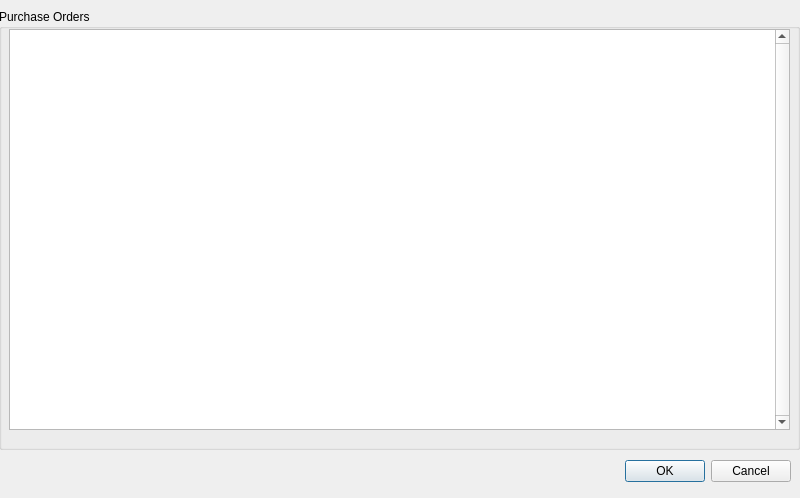
<?xml version="1.0" encoding="UTF-8"?>
<ui version="4.0">
 <class>purchaseOrdersDialog</class>
 <widget class="QDialog" name="purchaseOrdersDialog">
  <property name="geometry">
   <rect>
    <x>0</x>
    <y>0</y>
    <width>800</width>
    <height>498</height>
   </rect>
  </property>
  <property name="windowTitle">
   <string>Open Purchase Order</string>
  </property>
  <property name="windowIcon">
   <iconset resource="resources.qrc">
    <normaloff>:/podbicon.png</normaloff>:/podbicon.png</iconset>
  </property>
  <widget class="QDialogButtonBox" name="buttonBox">
   <property name="geometry">
    <rect>
     <x>450</x>
     <y>455</y>
     <width>341</width>
     <height>32</height>
    </rect>
   </property>
   <property name="orientation">
    <enum>Qt::Horizontal</enum>
   </property>
   <property name="standardButtons">
    <set>QDialogButtonBox::Cancel|QDialogButtonBox::Ok</set>
   </property>
  </widget>
  <widget class="QGroupBox" name="purchaseOrdersGroupBox">
   <property name="geometry">
    <rect>
     <x>-1</x>
     <y>9</y>
     <width>801</width>
     <height>441</height>
    </rect>
   </property>
   <property name="title">
    <string>Purchase Orders</string>
   </property>
   <widget class="QTableView" name="tableView">
    <property name="geometry">
     <rect>
      <x>10</x>
      <y>20</y>
      <width>781</width>
      <height>401</height>
     </rect>
    </property>
    <property name="verticalScrollBarPolicy">
     <enum>Qt::ScrollBarAlwaysOn</enum>
    </property>
    <property name="horizontalScrollBarPolicy">
     <enum>Qt::ScrollBarAlwaysOff</enum>
    </property>
   </widget>
  </widget>
  <zorder>purchaseOrdersGroupBox</zorder>
  <zorder>buttonBox</zorder>
 </widget>
 <resources>
  <include location="resources.qrc"/>
 </resources>
 <connections>
  <connection>
   <sender>buttonBox</sender>
   <signal>accepted()</signal>
   <receiver>purchaseOrdersDialog</receiver>
   <slot>accept()</slot>
   <hints>
    <hint type="sourcelabel">
     <x>248</x>
     <y>254</y>
    </hint>
    <hint type="destinationlabel">
     <x>157</x>
     <y>274</y>
    </hint>
   </hints>
  </connection>
  <connection>
   <sender>buttonBox</sender>
   <signal>rejected()</signal>
   <receiver>purchaseOrdersDialog</receiver>
   <slot>reject()</slot>
   <hints>
    <hint type="sourcelabel">
     <x>316</x>
     <y>260</y>
    </hint>
    <hint type="destinationlabel">
     <x>286</x>
     <y>274</y>
    </hint>
   </hints>
  </connection>
 </connections>
</ui>
